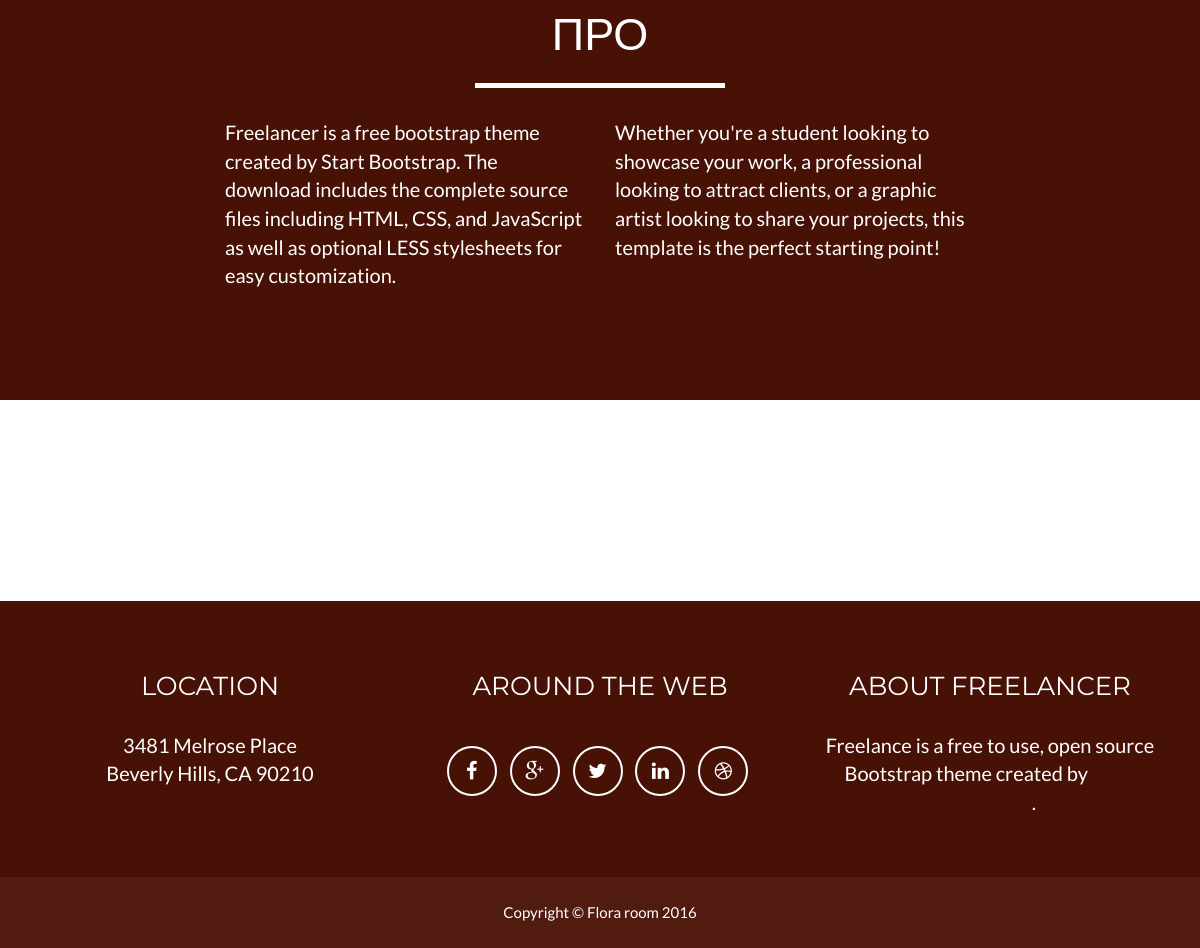
Before: / (lower part) with the older database file.
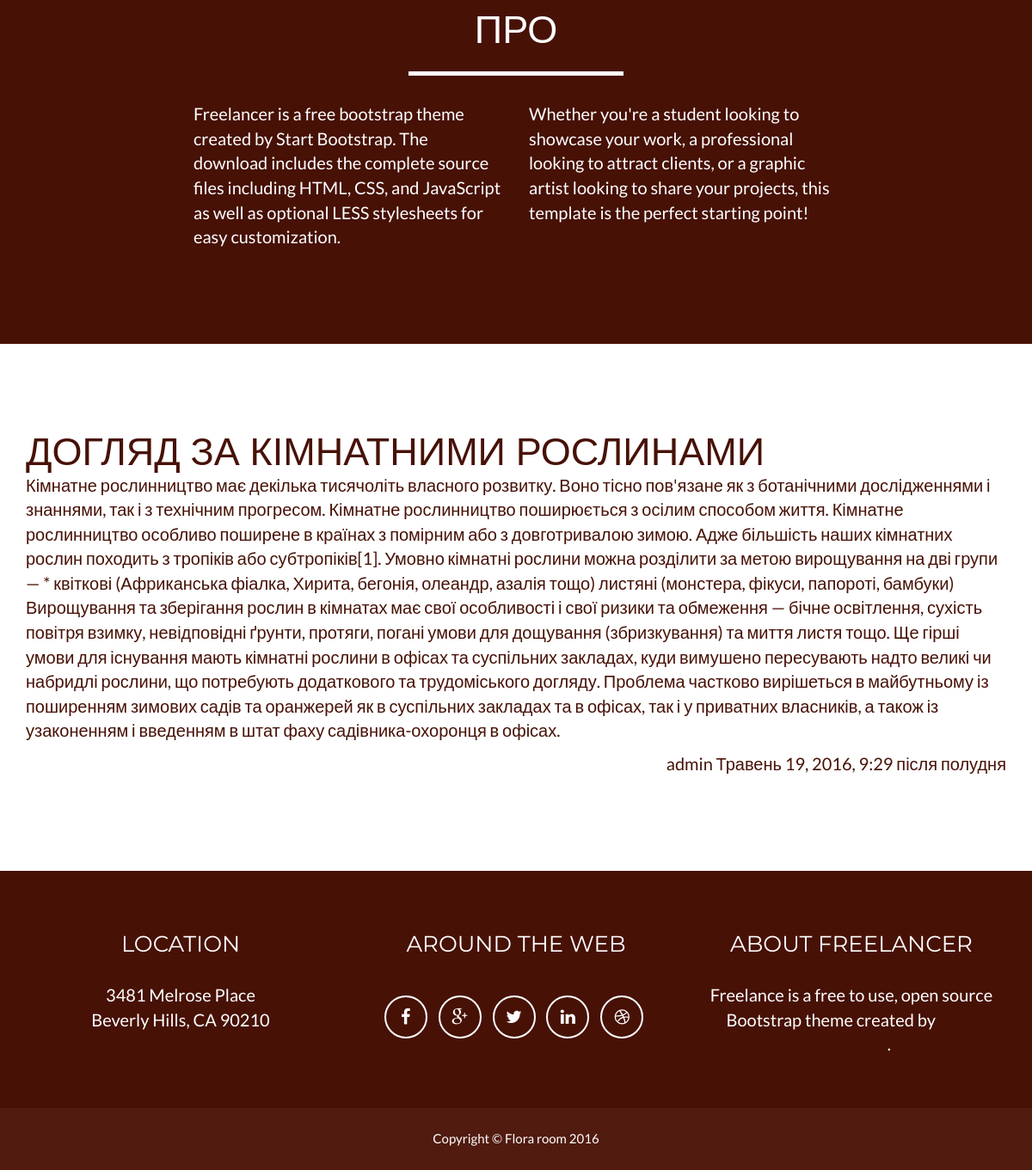
After: the same page with the newer database file.
### FloraRoomApp/models.py (models this page shows, shortened)
class Article(models.Model):
    class Meta:
        ordering = ('-create_date',)
    title = models.CharField(max_length=255, blank=False, verbose_name=u'Заголовок', db_index=True, unique=True)
    text = models.TextField(max_length=2000, blank=False, verbose_name=u'Текст статті')
    create_date = models.DateTimeField(auto_now_add=True, null=True, blank=True)
    author = models.ForeignKey(User)
    like = models.IntegerField(default=0, null=False, verbose_name=u'Вподобання')
    is_posted = models.BooleanField(default=0, verbose_name=u'Опублікована?')
    category = models.ForeignKey('Category')
    def short(self):
        if len(self.text) > SHORT_TEXT:
            return self.text[:SHORT_TEXT] + ' ......'
        else:
            return self.text

### FloraRoomApp/views.py (the view)
# urls.py: url(r'^$', main_page, name='main_page'),
def main_page(request):
    context = {'short_articles': models.Article.objects.all()}
    return render(request, 'mainPage.html', context)

### templates/mainPage.html (shortened to what this page needs)
{% extends 'index.html' %}
{% load staticfiles %}
{% block main %}
    <section class="success" id="about">
        <div class="container">
            <div class="row">
                <div class="col-lg-12 text-center">
                    <h2>Про</h2>
                    <hr class="star-light">
                </div>
            </div>
            <div class="row">
                <div class="col-lg-4 col-lg-offset-2">
                    <p>Freelancer is a free bootstrap theme created by Start Bootstrap. The download includes the complete source files including HTML, CSS, and JavaScript as well as optional LESS stylesheets for easy customization.</p>
                </div>
                <div class="col-lg-4">
                    <p>Whether you're a student looking to showcase your work, a professional looking to attract clients, or a graphic artist looking to share your projects, this template is the perfect starting point!</p>
                </div>
            </div>
        </div>
    </section>
    <section>
        <div class="container">
            <div class="row">
                <div class="col-lg-12">
                    {% for article in short_articles %}
                        <h2>{{ article.title }}</h2>
                        <p>{{ article.short }}</p>
                        <p align="right">{{ article.author.username }} {{ article.create_date }}</p>
                    {% endfor %}
                </div>
            </div>
        </div>
    </section>
{% endblock %}

### templates/index.html (shortened to what this page needs)
{% load staticfiles %}
<!DOCTYPE html>
<html lang="en">
<head>
    <link href="{% static 'css/bootstrap.min.css' %}" rel="stylesheet">
    <link href="{% static "css/freelancer.css" %}" rel="stylesheet">
    <link href="{% static "font-awesome/css/font-awesome.min.css" %}" rel="stylesheet" type="text/css">
    <link rel="stylesheet" href="{% static 'css/mainPage.css' %}">
</head>
<body id="page-top" class="index">
    {% block main %}
    {% endblock %}
    <footer class="text-center">
        <div class="footer-above">
            <div class="container">
                <div class="row">
                    <div class="footer-col col-md-4">
                        <h3>Location</h3>
                        <p>3481 Melrose Place<br>Beverly Hills, CA 90210</p>
                    </div>
                    <div class="footer-col col-md-4">
                        <h3>Around the Web</h3>
                        <ul class="list-inline">
                            <li>
                                <a href="#" class="btn-social btn-outline"><i class="fa fa-fw fa-facebook"></i></a>
                            </li>
                            <li>
                                <a href="#" class="btn-social btn-outline"><i class="fa fa-fw fa-google-plus"></i></a>
                            </li>
                            <li>
                                <a href="#" class="btn-social btn-outline"><i class="fa fa-fw fa-twitter"></i></a>
                            </li>
                            <li>
                                <a href="#" class="btn-social btn-outline"><i class="fa fa-fw fa-linkedin"></i></a>
                            </li>
                            <li>
                                <a href="#" class="btn-social btn-outline"><i class="fa fa-fw fa-dribbble"></i></a>
                            </li>
                        </ul>
                    </div>
                    <div class="footer-col col-md-4">
                        <h3>About Freelancer</h3>
                        <p>Freelance is a free to use, open source Bootstrap theme created by <a href="http://startbootstrap.com">Start Bootstrap</a>.</p>
                    </div>
                </div>
            </div>
        </div>
        <div class="footer-below">
            <div class="container">
                <div class="row">
                    <div class="col-lg-12">
                        Copyright &copy; Flora room 2016
                    </div>
                </div>
            </div>
        </div>
    </footer>
</body>
</html>

### static/css/freelancer.css (style rules this page uses)
body { overflow-x: hidden; }
p { font-size: 20px; }
a, a:hover, a:focus, a:active, a.active { outline: 0; color: rgb(71,17,6); }
h1, h2, h3, h4, h5, h6 { text-transform: uppercase; font-family: Montserrat,"Helvetica Neue",Helvetica,Arial,sans-serif; }
hr.star-light, hr.star-primary { margin: 25px auto 30px; padding: 0; max-width: 250px; border: 0; border-top: solid 5px; text-align: center; }
hr.star-light:after, hr.star-primary:after { content: "\f005"; display: inline-block; position: relative; top: -.8em; padding: 0 .25em; font-family: FontAwesome; font-size: 2em; }
hr.star-light { border-color: #fff; }
hr.star-light:after { color: #fff; background-color: rgb(71,17,6); }
section { padding: 100px 0; }
section h2 { margin: 0; font-size: 3em; }
section.success { color: #fff; background: rgb(71,17,6); }
.btn-outline { margin-top: 15px; border: solid 2px #fff; font-size: 20px; color: #fff; background: 0 0; transition: all .3s ease-in-out; }
footer { color: #fff; }
footer h3 { margin-bottom: 30px; }
footer .footer-above { padding-top: 50px; background-color: rgb(71,17,6); }
footer .footer-col { margin-bottom: 50px; }
footer .footer-below { padding: 25px 0; background-color: rgb(81,27,16); }
.btn-social { display: inline-block; width: 50px; height: 50px; border: 2px solid #fff; border-radius: 100%; text-align: center; font-size: 20px; line-height: 45px; }

Changed rows visible on the page:
added Article: title "ДОГЛЯД ЗА КІМНАТНИМИ РОСЛИНАМИ", short "Кімнатне рослинництво має декілька тисячоліть власного розвитку. Воно тісно пов'язане як з ботанічними дослідженнями і знаннями, так і з технічним прогресом. Кімнатне рослинництво поширюється з осілим способом життя. Кімнатне рослинництво особливо поширене в країнах з помірним або з довготривалою зимою. Адже більшість наших кімнатних рослин походить з тропіків або субтропіків[1]. Умовно кімнатні рослини можна розділити за метою вирощування на дві групи — * квіткові (Африканська фіалка, Хирита, бегонія, олеандр, азалія тощо) листяні (монстера, фікуси, папороті, бамбуки) Вирощування та зберігання рослин в кімнатах має свої особливості і свої ризики та обмеження — бічне освітлення, сухість…", author.username "admin", create_date "Травень 19, 2016, 9:29 після полудня"
